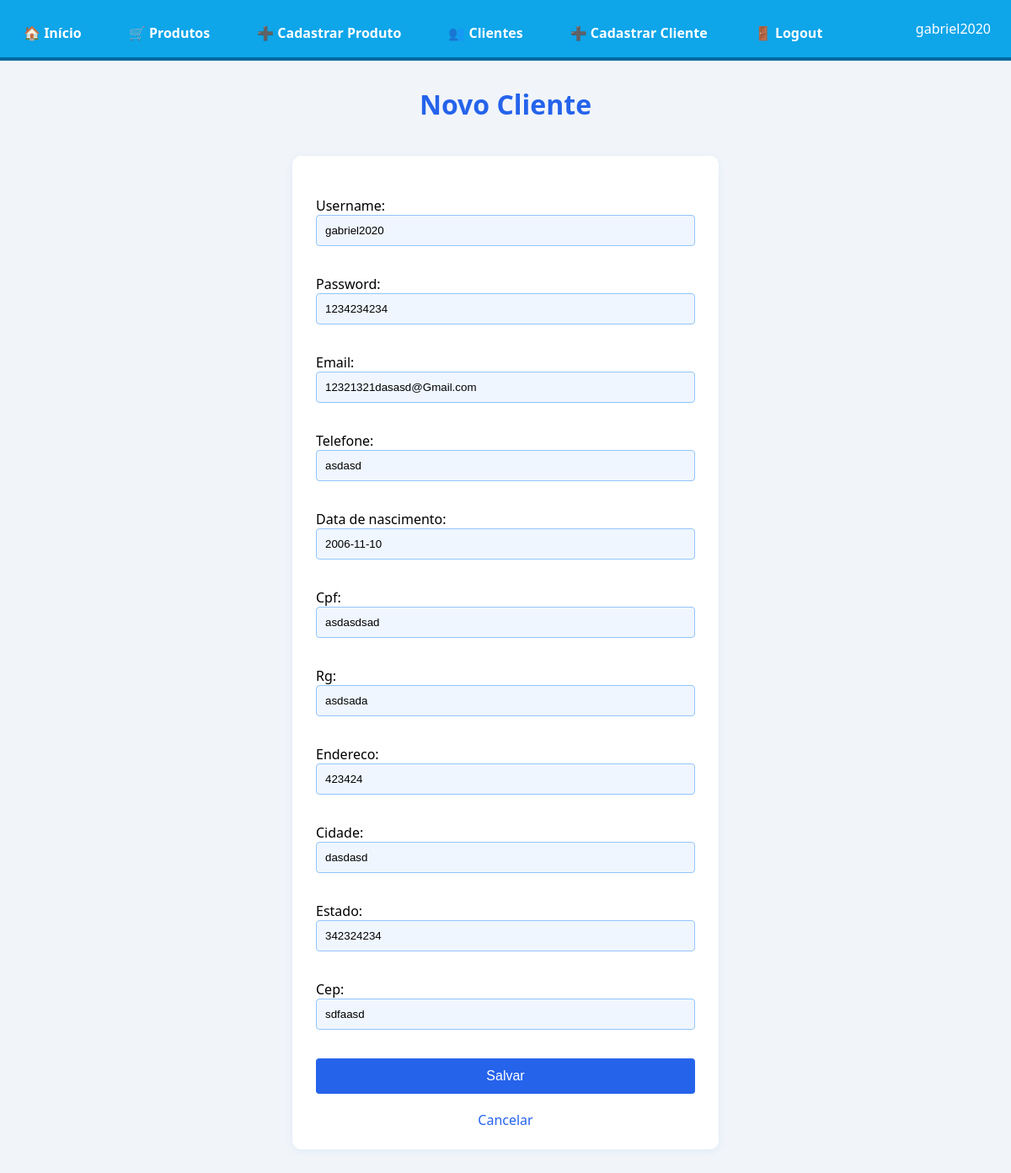
/clientes/1/editar/ (signed in), run on the app's committed database.
### app/models.py (models this page shows, shortened)
class user(models.Model):
    username = models.CharField(max_length=100)
    password = models.CharField(max_length=100)
    email = models.EmailField(max_length=100)
    telefone = models.CharField(max_length=100)
    data_de_nascimento = models.DateField()
    cpf = models.CharField(max_length=100)
    rg = models.CharField(max_length=100)
    endereco = models.CharField(max_length=100)
    cidade = models.CharField(max_length=100)
    estado = models.CharField(max_length=100)
    cep = models.CharField(max_length=100)
    imagem = models.ImageField(upload_to='perfil/', blank=True, null=True)
    favoritos = models.ManyToManyField('produto', related_name='favoritado_por', blank=True)
    compras = models.ManyToManyField('produto', related_name='comprado_por', blank=True)

### app/views.py (the view)
# urls.py: path('clientes/<int:pk>/editar/', views.cliente_edit, name='cliente_edit'),
@login_required
def cliente_edit(request, pk):
    cliente = get_object_or_404(user, pk=pk)
    if request.method == 'POST':
        form = userform(request.POST, instance=cliente)
        if form.is_valid():
            form.save()
            messages.success(request, "Cliente atualizado com sucesso!")
            return redirect('cliente_list')
    else:
        form = userform(instance=cliente)
    return render(request, 'cliente_form.html', {'form': form})

### app/forms.py
class userform(forms.ModelForm):
    class Meta:
        model = user
        fields = ['username', 'password', 'email', 'telefone', 'data_de_nascimento', 'cpf', 'rg', 'endereco', 'cidade', 'estado', 'cep']

### app/templates/cliente_form.html (shortened to what this page needs)
{% load static %}
{% include "_menu.html" %}
<!DOCTYPE html>
<html>
<head>
    <link rel="stylesheet" href="{% static 'produto_form.css' %}">
</head>
<body>
    <h1>Novo Cliente</h1>
    <form method="post" autocomplete="off">
        {{ form.as_p }}
        <button type="submit">Salvar</button>
        <a href="{% url 'cliente_list' %}">Cancelar</a>
    </form>
</body>
</html>

### app/templates/_menu.html (shortened to what this page needs)
{% load static %}
<nav class="menu-bar">
    <ul>
        <li><a href="{% url 'produto_list' %}">🏠 Início</a></li>
        <li><a href="{% url 'produto_list' %}">🛒 Produtos</a></li>
        <li><a href="{% url 'produto_create' %}">➕ Cadastrar Produto</a></li>
        <li><a href="{% url 'cliente_list' %}">👥 Clientes</a></li>
        <li><a href="{% url 'cliente_create' %}">➕ Cadastrar Cliente</a></li>
        <li><a href="{% url 'logout' %}">🚪 Logout</a></li>
    </ul>
    <div class="menu-profile">
        <span class="menu-profile-name">{{ request.user.username }}</span>
    </div>
</nav>

### static/produto_form.css (style rules this page uses)
body { background: #f1f5f9; font-family: 'Segoe UI', Arial, sans-serif; margin: 0; padding: 0; }
h1 { color: #2563eb; text-align: center; margin-top: 30px; }
form { background: #fff; max-width: 450px; margin: 40px auto; padding: 32px 28px 24px 28px; border-radius: 10px; box-shadow: 0 2px 10px rgba(37,99,235,0.08); }
input, select, textarea { width: 100%; padding: 10px; margin-bottom: 18px; border: 1px solid #93c5fd; border-radius: 4px; background: #eff6ff; }
button { width: 100%; background: #2563eb; color: #fff; border: none; padding: 12px; border-radius: 4px; font-size: 1em; cursor: pointer; margin-bottom: 10px; transition: background 0.2s; }
a { display: block; text-align: center; color: #2563eb; margin-top: 10px; text-decoration: none; }

### app/templates/_menu.html (style rules this page uses)
.menu-bar { background: #0ea5e9; padding: 0; margin: 0 0 30px 0; border-bottom: 4px solid #0369a1; display: flex; align-items: center; justify-content: space-between; }
.menu-bar ul { list-style: none; margin: 0; padding: 0; display: flex; }
.menu-bar li { margin: 0; }
.menu-bar a { display: block; padding: 18px 28px; color: #fff; text-decoration: none; font-weight: bold; border-right: 1px solid #0369a1; transition: background 0.2s; }
.menu-bar a:last-child { border-right: none; }
.menu-profile { display: flex; align-items: center; margin-right: 24px; }
.menu-profile-name { color: #fff; margin-left: 8px; font-weight: 500; }

### data on the page
user: username "gabriel2020", password "1234234234", email "12321321dasasd@Gmail.com", telefone "asdasd", data_de_nascimento "2006-11-10", cpf "asdasdsad", rg "asdsada", endereco "423424", cidade "dasdasd", estado "342324234", cep "sdfaasd"

### other printed values
{{ request.user.username }} "gabriel2020"
